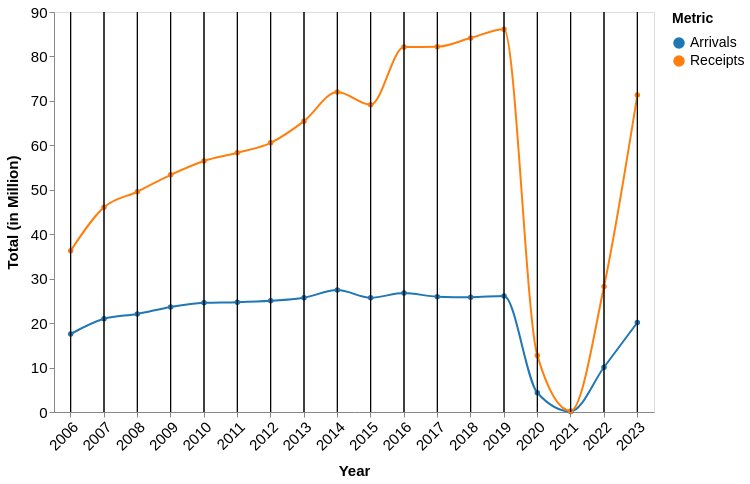

Describe this chart as a Vega-Lite specification.
### Vega-Lite specification from a JSON file in a GitHub repository (floating-point values rounded to 4 significant figures)
{"$schema": "https://vega.github.io/schema/vega-lite/v5.json", "width": 600, "height": 400, "data": {"values": [{"year": "2006", "Arrivals": 17.55, "Receipts": 36.27}, {"year": "2007", "Arrivals": 20.97, "Receipts": 46.07}, {"year": "2008", "Arrivals": 22.05, "Receipts": 49.56}, {"year": "2009", "Arrivals": 23.64, "Receipts": 53.37}, {"year": "2010", "Arrivals": 24.58, "Receipts": 56.49}, {"year": "2011", "Arrivals": 24.71, "Receipts": 58.32}, {"year": "2012", "Arrivals": 25.03, "Receipts": 60.56}, {"year": "2013", "Arrivals": 25.72, "Receipts": 65.44}, {"year": "2014", "Arrivals": 27.44, "Receipts": 72.0}, {"year": "2015", "Arrivals": 25.72, "Receipts": 69.12}, {"year": "2016", "Arrivals": 26.76, "Receipts": 82.1}, {"year": "2017", "Arrivals": 25.95, "Receipts": 82.17}, {"year": "2018", "Arrivals": 25.83, "Receipts": 84.14}, {"year": "2019", "Arrivals": 26.1, "Receipts": 86.14}, {"year": "2020", "Arrivals": 4.33, "Receipts": 12.69}, {"year": "2021", "Arrivals": 0.13, "Receipts": 0.24}, {"year": "2022", "Arrivals": 10.07, "Receipts": 28.23}, {"year": "2023", "Arrivals": 20.14, "Receipts": 71.31}]}, "transform": [{"fold": ["Arrivals", "Receipts"], "as": ["Metric", "Value"]}], "layer": [{"mark": {"type": "line", "point": true, "interpolate": "monotone"}, "encoding": {"x": {"field": "year", "type": "ordinal", "title": "Year", "axis": {"labelAngle": -45, "titlePadding": 10, "labelFontSize": 15, "titleFontSize": 15, "grid": false}, "scale": {"domain": ["2006", "2007", "2008", "2009", "2010", "2011", "2012", "2013", "2014", "2015", "2016", "2017", "2018", "2019", "2020", "2021", "2022", "2023"]}}, "y": {"field": "Value", "type": "quantitative", "title": "Total (in Million)", "axis": {"titlePadding": 10, "labelFontSize": 15, "titleFontSize": 15, "grid": false}}, "color": {"field": "Metric", "type": "nominal", "scale": {"domain": ["Arrivals", "Receipts"], "range": ["#1f77b4", "#ff7f0e"]}, "legend": {"title": "Metric", "labelFontSize": 14, "titleFontSize": 14, "titlePadding": 10}}, "tooltip": [{"field": "year", "title": "Year"}, {"field": "Metric", "title": "Value Type", "format": "N", "type": "nominal", "aggregate": "distinct"}, {"field": "Value", "title": "Value", "format": ".2f", "type": "quantitative"}]}}, {"params": [{"name": "hover", "select": {"type": "point", "encodings": ["x"], "on": "mouseover", "nearest": true}}], "mark": "rule", "encoding": {"x": {"field": "year", "type": "ordinal"}, "color": {"value": "black"}, "opacity": {"condition": {"param": "hover", "value": 1}, "value": 0}}}]}
